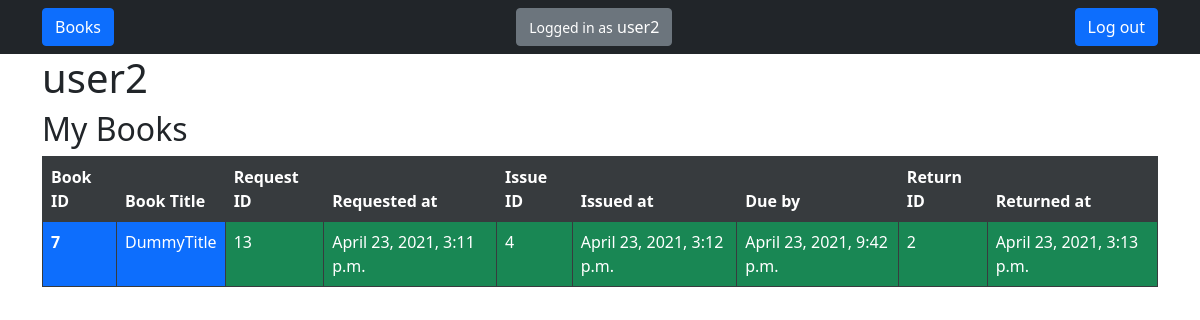
Screenshot of /profile/ (signed in) with the database file from the repository.
### books/models.py (models this page shows)
class Request(models.Model):
    userid= models.IntegerField()
    bookid= models.IntegerField()
    requesttime = models.DateTimeField(default=timezone.now)
    approved = models.BooleanField(default=False)

class Book(models.Model):
    title = models.CharField(max_length=255)
    author = models.CharField(max_length=255)
    publisher = models.CharField(max_length=255)
    genre= models.CharField(max_length=255)
    summary = models.TextField()
    ISBN = models.CharField(max_length=13)
    location = models.CharField(max_length=500)
    available = models.BooleanField(default=True)
    img = models.URLField(max_length=2083, default="https://upload.wikimedia.org/wikipedia/commons/thumb/0/0b/Book_icon_%28closed%29_-_Blue_and_gold.svg/343px-Book_icon_%28closed%29_-_Blue_and_gold.svg.png")
    pdf = models.URLField(max_length=2083, blank=True)

class Issue(models.Model):
    requestid = models.IntegerField()
    approvetime= models.DateTimeField(default=timezone.now)
    due= models.DateTimeField()
    returned = models.BooleanField(default=False)

class Return(models.Model):
    issueid = models.IntegerField()
    returntime= models.DateTimeField(default=timezone.now)

### users/views.py (the view)
# urls.py: path('profile/',user_views.profile, name="profile"),
@login_required
def profile(request):
    if (request.user.is_staff):
        return redirect("admin:index")
    obj = []
    req = Request.objects.filter(userid=request.user.id)
    req = req[::-1]
    for r in req:
        b = Book.objects.get(id=r.bookid)
        if Issue.objects.filter(requestid=r.id).count()>0:
            i = Issue.objects.get(requestid=r.id)
        else:
            i = None
        if i is not None and Return.objects.filter(issueid=i.id).count()>0:
            ret = Return.objects.get(issueid=i.id)
        else:
            ret = None
        obj.append({
            "req": r,
            "book": b,
            "iss": i,
            "ret": ret,
        })
    return render(request, 'users/profile.html', {'obj': obj})

### users/templates/users/profile.html (shortened to what this page needs)
{% extends 'base.html' %}
{% block content %}
<h1>{{user}}</h1>
<h2>My Books</h2>
<div class="table-responsive">
    <table class="table table-dark table-bordered">
        <thead>
            <tr class="table-active">
                <th scope="col">Book ID</th>
                <th scope="col">Book Title</th>
                <th scope="col">Request ID</th>
                <th scope="col">Requested at</th>
                <th scope="col">Issue ID</th>
                <th scope="col">Issued at</th>
                <th scope="col">Due by</th>
                <th scope="col">Return ID</th>
                <th scope="col">Returned at</th>
            </tr>
        </thead>
        <tbody>
        {% for o in obj %}
            <tr>
                <th scope="row" class="bg-{% if o.book.available %}primary{% else %}success{% endif %}">{{o.book.id}}</th>
                <td class="bg-{% if o.book.available %}primary{% else %}success{% endif %}">{{o.book.title}}</td>
                <td class="bg-{% if o.req.approved %}success{% else %}primary{% endif %}">{{o.req.id}}</td>
                <td class="bg-{% if o.req.approved %}success{% else %}primary{% endif %}">{{o.req.requesttime}}</td>
                {% if o.iss %}
                    <td class="bg-{% if o.iss.returned %}success{% else %}primary{% endif %}">{{o.iss.id}}</td>
                    <td class="bg-{% if o.iss.returned %}success{% else %}primary{% endif %}">{{o.iss.approvetime}}</td>
                    <td class="bg-{% if o.iss.returned %}success{% else %}primary{% endif %}">{{o.iss.due}}</td>
                {% else %}
                    <td class="bg-warning"></td>
                    <td class="bg-warning"></td>
                    <td class="bg-warning"></td>
                {% endif %}
                {% if o.ret %}
                    <td class="bg-success">{{o.ret.id}}</td>
                    <td class="bg-success">{{o.ret.returntime}}</td>
                {% else %}
                    <td class="bg-danger"></td>
                    <td class="bg-danger"></td>
                {% endif %}
            </tr>
        {% endfor %}
        </tbody>
</table>
</div>
{% endblock content %}

### templates/base.html (shortened to what this page needs)
<!doctype html>
<html lang="en">
  <head>
    <link href="https://cdn.jsdelivr.net/npm/bootstrap@5.0.0-beta3/dist/css/bootstrap.min.css" rel="stylesheet">
  </head>
  <body>
    <nav class="navbar navbar-dark bg-dark">
      <div class="container">
        <a href="{%url 'book-list'%}"><button class="btn btn-primary">Books</button></a>
        {% if user.is_authenticated %}
          <a href="{%url 'profile'%}"><button class="btn btn-secondary"><small>Logged in as</small> {{user}}</button></a>
          <a href="{%url 'logout'%}"><button class="btn btn-primary">Log out</button></a>
        {% else %}
          <a href="{%url 'login'%}"><button class="btn btn-primary">Log in</button></a>
          <a href="{%url 'register'%}"><button class="btn btn-primary">Register</button></a>
        {% endif %}
      </div>
    </nav>
    <div class='container'>
      {% block content %}
      {% endblock content %}
    </div>
  </body>
</html>

### rows the page displays
Request: book.id "7", book "DummyTitle", req.id "13", req.requesttime "April 23, 2021, 3:11 p.m.", iss.id "4", iss.approvetime "April 23, 2021, 3:12 p.m.", iss.due "April 23, 2021, 9:42 p.m.", ret.id "2", ret.returntime "April 23, 2021, 3:13 p.m."

### other values shown
{{ user }} "user2"
